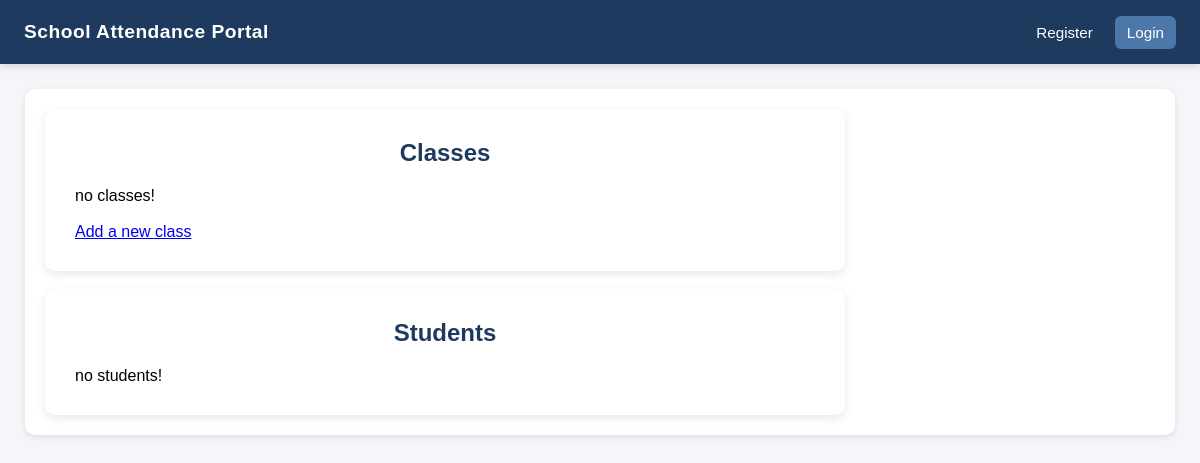
Page /courses/id=2 on the earlier database version.
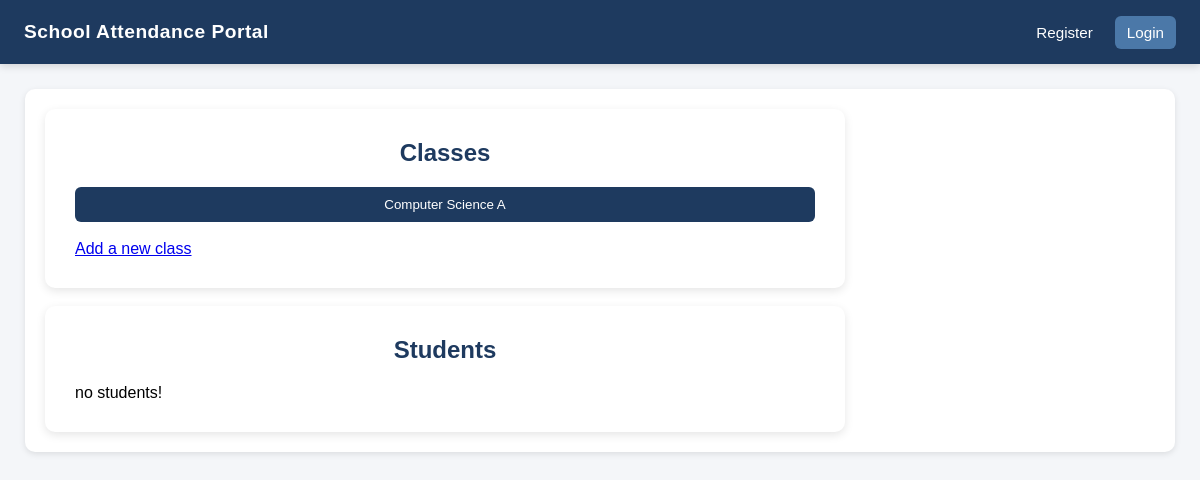
Same page on the later database version.
### tables this page shows
CREATE TABLE "class"
(
    class_id  INTEGER not null
        constraint class_pk
            primary key autoincrement,
    block     char(1) not null,
    course_id int     not null
        references course
);

CREATE TABLE "subject"
(
    subject_id    INTEGER     not null
        primary key autoincrement,
    subject_name  varchar(45) not null,
    department_id int         not null
        references department
);

### app.py (the view)
@app.route("/courses/id=<course_id>")
def course(course_id):
    from libraries.tools.admin import get_classes_by_course, get_students_by_course
    class_list = get_classes_by_course(course_id)
    student_list = get_students_by_course(course_id)
    return render_template("course.html", class_list=class_list, student_list=student_list, course_id = course_id)

### app.py (called while the page is built)
@app.before_request
def before_request():
    if "logged_in" not in session.keys():
        session["logged_in"] = 0

### libraries/tools/admin.py (called while the page is built)
def get_classes_by_course(course_id):
    from libraries.tools.database import execute_query_all
    query = ("SELECT subject.subject_name, class.block, course.year "
             "FROM class, course, subject "
             "WHERE class.course_id = course.course_id "
             "AND course.subject_id = subject.subject_id "
             "AND course.course_id = ?")
    classes = execute_query_all(query, (course_id, ))
    return classes

def get_students_by_course(course_id):
    from libraries.tools.database import execute_query_all
    query = ("SELECT * FROM student, enrolment, class "
             "WHERE student.student_number = enrolment.student_number "
             "AND enrolment.class_id = class.class_id "
             "AND class.course_id = ?")
    students = execute_query_all(query, (course_id, ))
    return students

### libraries/tools/database.py (called while the page is built)
def execute_query_all(query,params):
    conn = sqlite3.connect("database.db")
    cur = conn.cursor()
    cur.execute(query,params)
    rows = cur.fetchall()
    return rows

### templates/course.html
{% extends 'base.html' %}
{% block content %}
    <div class="card">
        <h2>Classes</h2>
        {% for class in class_list %}
            <form method="POST">
                <button type="submit">{{ class[0] }} {{ class[1] }}</button>
            </form>
        {% else %}
            <p>no classes!</p>
        {% endfor %}
        <br/>
        <a href="/classes/new/course={{ course_id }}">Add a new class</a>
    </div>
    <br/>
    <div class="card">
        <h2>Students</h2>
        {% for student in student_list %}
            <form method="POST">
                <button type="submit" name="test" value="123">{{ course[0] }} - {{ course[1] }}</button>
            </form>
        {% else %}
            <p>no students!</p>
        {% endfor %}
    </div>
{% endblock %}

Differences in the rows shown:
added class: subject_name "Computer Science", block "A"
Other differences:
text no longer shown: "no classes!"
